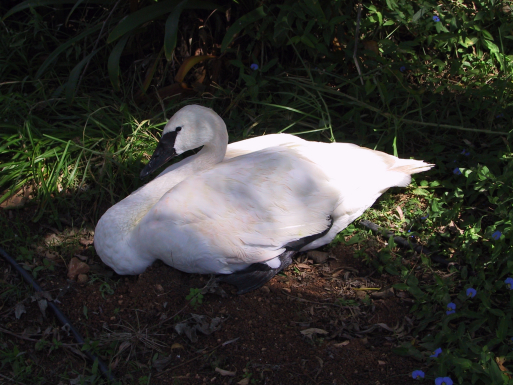
%> input picture HW2/images/swan.jpg, 513 x 385 px
$ octave q3c.m   (GNU Octave 9; MATLAB toolbox functions it lacks are replaced by stand-ins)
%> lines starting %> are read from the running program, lines starting %| are printed output that depends on the picture; in (x1, y1, x2, y2) boxes, pixels count from 0 and x2, y2 are one past the last pixel; in counts of white or black regions, pixels touching at a corner belong together; the program's own positions count from 1
clear;close all;clc;
swan = imread('../images/swan.jpg');
%> swan is the input picture: size 385x513x3 uint8; mean R, G, B 53.6, 53.6, 49.3
% kiener = imread('../images/Kiener.jpg');
result_path = "../result/q3/";
HSV = rgb2hsv(swan);
%> HSV: size 385x513x3 double; mean H, S, V 0.416, 0.267, 0.229
% HSV = rgb2hsv(kiener);
figure;
subplot(121);imshow(swan);
% subplot(121);imshow(kiener);
V = HSV(:,:,3);
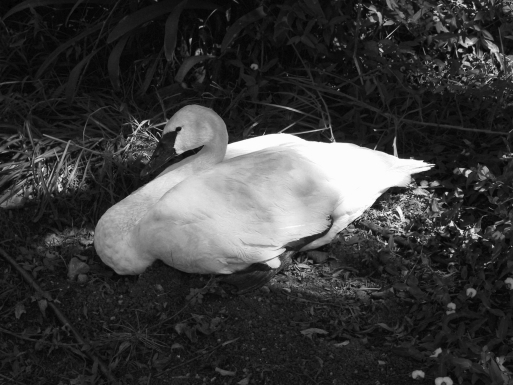
%> V: size 385x513 double; min 0.00392, max 1, mean 0.229
[row,column] = size(V);
%> row = 385; column = 513
V_le = zeros(row,column);

%% calculate L
VX1 = (V*255>150);
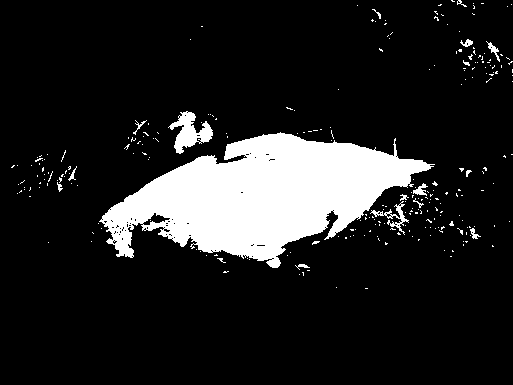
%> VX1: size 385x513 logical; 13.4% white; 264 white regions (247 under 20 px), largest, box (x1, y1, x2, y2) and area: (99, 132, 435, 268) 23873, (168, 111, 213, 154) 884, (370, 201, 409, 235) 273
L1 = sum(VX1(:))/(513*385);
%> L1 = 0.134
VX2 = (V*255<50);
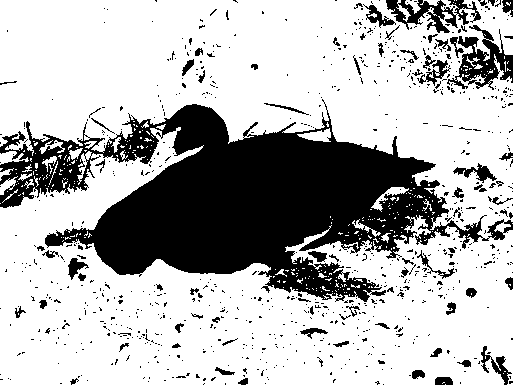
%> VX2: size 385x513 logical; 71.7% white; 844 black regions (767 under 20 px), largest, box (x1, y1, x2, y2) and area: (0, 99, 513, 302) 45258, (447, 25, 513, 90) 1728, (386, 0, 481, 33) 1328
L2 = sum(VX2(:))/(513*385);
%> L2 = 0.717

%%
for i=1:1:row
    for j=1:1:column
        if L1>=0.9
            x=1;
        elseif L2>=0.1
            x=0;
        else
            v = V(i,j)*255;
            x = (v-50)/100;
        end
        V_le(i,j)=cal_vle(V(i,j),x);
    end
end
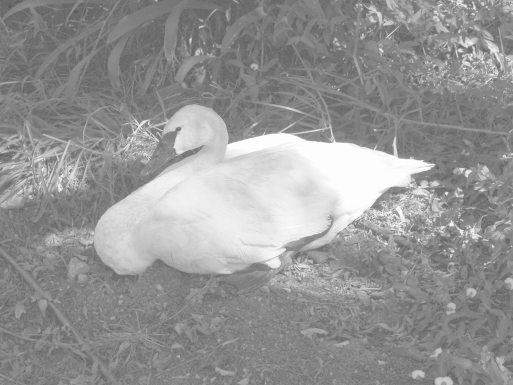
%> V_le: size 385x513 double; min 0.326, max 1, mean 0.586
%> after the loop, x = 0
HSV(:,:,3)=V_le;
%> HSV: size 385x513x3 double; mean H, S, V 0.416, 0.267, 0.586

subplot(122);imshow(hsv2rgb(HSV));
%> after `imshow(hsv2rgb(HSV))`:
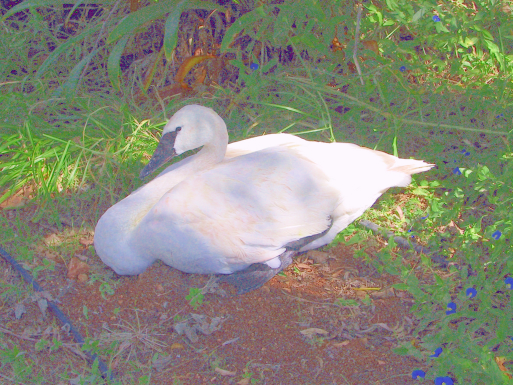
%> displayed picture: size 385x513x3, on the screen's scale of 0 to 255; mean R, G, B 134.2, 135.3, 119.4


function vle = cal_vle(V,x)
    vle = (V^(0.75*x+0.25)+0.4*(1-x)*(1-V)+V*(1-x))/2;
end

$ run again, with HW2/images/Kiener.jpg copied over HW2/images/swan.jpg
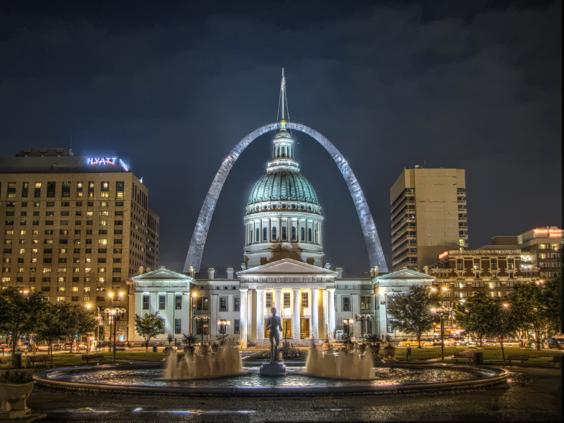
%> input picture HW2/images/Kiener.jpg, 564 x 423 px
%> swan is the input picture: size 423x564x3 uint8; mean R, G, B 70, 66.8, 62.2
%> `VX1 = (V*255>150);`:
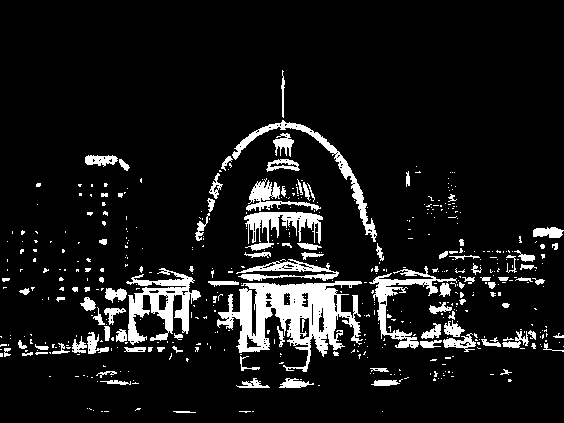
%> VX1: size 423x564 logical; 9.6% white; 508 white regions (405 under 20 px), largest, box (x1, y1, x2, y2) and area: (217, 281, 363, 372) 5848, (126, 268, 201, 345) 2338, (369, 266, 457, 349) 1442
%> L1 = 0.116
%> VX2: size 423x564 logical; 24% white; 683 white regions (617 under 20 px), largest, box (x1, y1, x2, y2) and area: (0, 0, 564, 229) 31777, (0, 353, 564, 423) 13332, (0, 290, 76, 341) 1897
%> L2 = 0.29
%> after the loop `for i=1:1:row`: x = 0
%> `imshow(hsv2rgb(HSV))`:
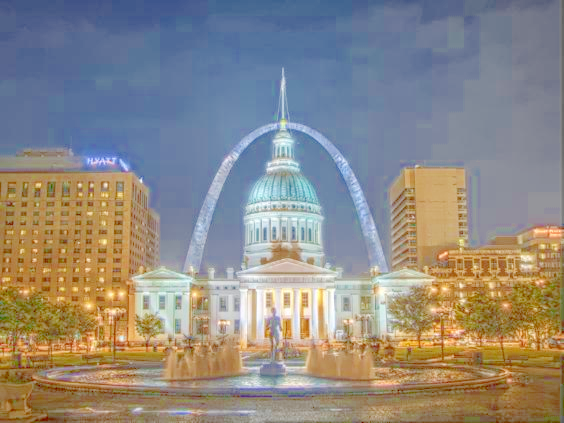
%> displayed picture: size 423x564x3, on the screen's scale of 0 to 255; mean R, G, B 142.5, 137.8, 131.8
